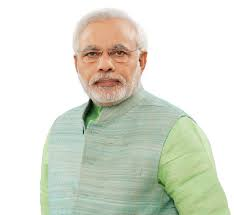
#> input picture faces/PM Narendra Modi G.jpeg, 234 x 215 px, given in place of the camera
$ python Run.py
#> lines starting #> are read from the running program, lines starting #| are printed output that depends on the picture; after the words box and inside, x2 and y2 are one past the last pixel; in counts of white or black regions, pixels touching at a corner belong together
### functions.py
import pickle
import face_recognition as fr
import os
import cv2
import numpy as np


attendfile = open('attend.pickle', 'rb')
#> (reads attend.pickle from the repository)
attendancedict = pickle.load(attendfile)


with open('data.pickle', 'rb') as handle:
#> (reads data.pickle from the repository)
    data = pickle.load(handle)

# [34 lines left out: functions get_encoded_faces, unknown_image_encoded, not called in this run]
def classify_face1(im):
    """
    will find all of the faces in a given image and label
    them if it knows what they are

    :param im: str of file path
    :return: list of face names+

    """
    with open('data.pickle', 'rb') as handle:
        data = pickle.load(handle)
    faces = data
    faces_encoded = list(faces.values())
    known_face_names = list(faces.keys())

    img = cv2.imread(im, 1)
    img = cv2.resize(img, (0, 0), fx=0.5, fy=0.5)
    img = img[:, :, ::-1]

    face_locations = fr.face_locations(img)
    unknown_face_encodings = fr.face_encodings(img, face_locations)

    face_names = []
    for face_encoding in unknown_face_encodings:
        # See if the face is a match for the known face(s)
        matches = fr.compare_faces(faces_encoded, face_encoding)
        name = "Unknown"

        # use the known face with the smallest distance to the new face
        face_distances = fr.face_distance(faces_encoded, face_encoding)
        best_match_index = np.argmin(face_distances)
        if matches[best_match_index]:
            name = known_face_names[best_match_index]

            attendancedict[name[0:5]] = "Present"
            # print(attendancedict)
        face_names.append(name)


        return [name , attendancedict]

### Run.py
import os
import time
import cv2
import pandas as pd
from PIL import Image
from datetime import datetime

from functions import classify_face1


a = []

def xlsheet(D):


    df = pd.DataFrame(data=D, index=[0])

    df = (df.T)

    print(df)
    x = datetime.today().strftime('%d-%m-%Y')

    df.to_excel("attendance record\{}.xlsx".format(x))


# Load the cascade
face_cascade = cv2.CascadeClassifier('haarcascade_frontalface_default.xml')

# To capture video from webcam.
cap = cv2.VideoCapture(0)
# attendance via video file as input
# cap = cv2.VideoCapture('video.mp4')
i =0


while True:
    # Read the frame
    _, img = cap.read()
#> img is the input picture: shape (215, 234, 3); mean B, G, R 208.8, 221.7, 218.5


    # Convert to grayscale
    gray = cv2.cvtColor(img, cv2.COLOR_BGR2GRAY)
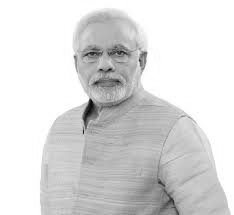
#> gray: shape (215, 234); min 1, max 255, mean 219.3
    # Detect the faces
    faces = face_cascade.detectMultiScale(gray, 1.1, 4)
#> faces = [[68, 25, 74, 74]]
    # Draw the rectangle around each face
    for (x, y, w, h) in faces:
        cv2.rectangle(img, (x, y), (x+w, y+h), (255, 0, 0), 2)
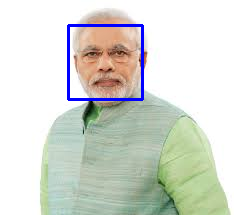
#> img: shape (215, 234, 3); 1.76% of pixels changed, all inside (x1, y1, x2, y2) = (67, 24, 144, 101)
        im = Image.fromarray(img)
        im.save("your_file {}.jpeg".format(i))
        time.sleep(2)

        a = classify_face1("your_file {}.jpeg".format(i))
#> in classify_face1, `img = cv2.imread(im, 1)`:
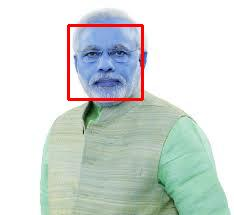
#> img: shape (215, 234, 3); mean B, G, R 214.5, 218, 209.4
#> in classify_face1, `img = cv2.resize(img, (0, 0), fx=0.5, fy=0.5)`:
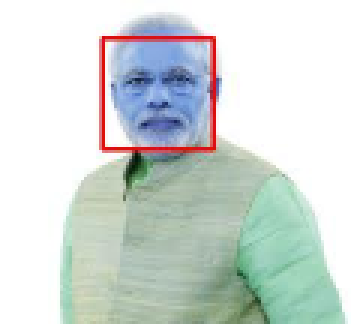
#> img: shape (108, 117, 3) (shown 3 times larger); mean B, G, R 214.4, 218, 209.3
#> (the run stopped early here; a loop or call above may not have finished)
